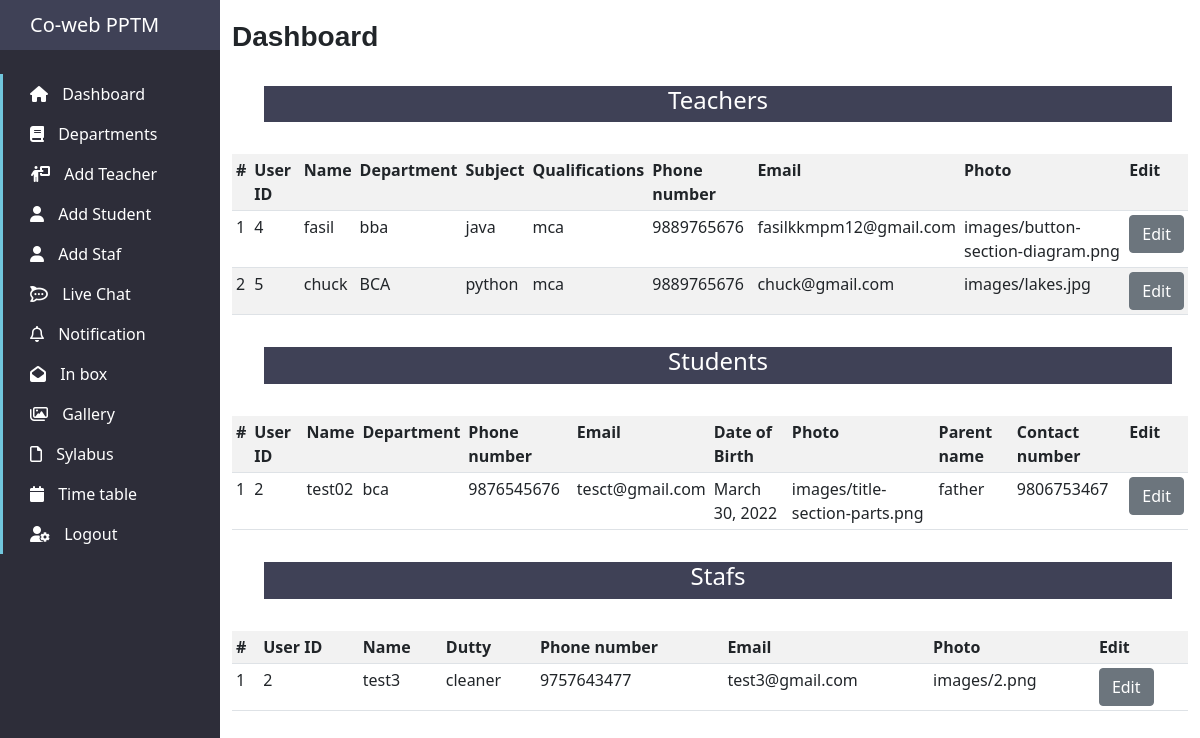
The app's page /manager/ (signed in), older data.
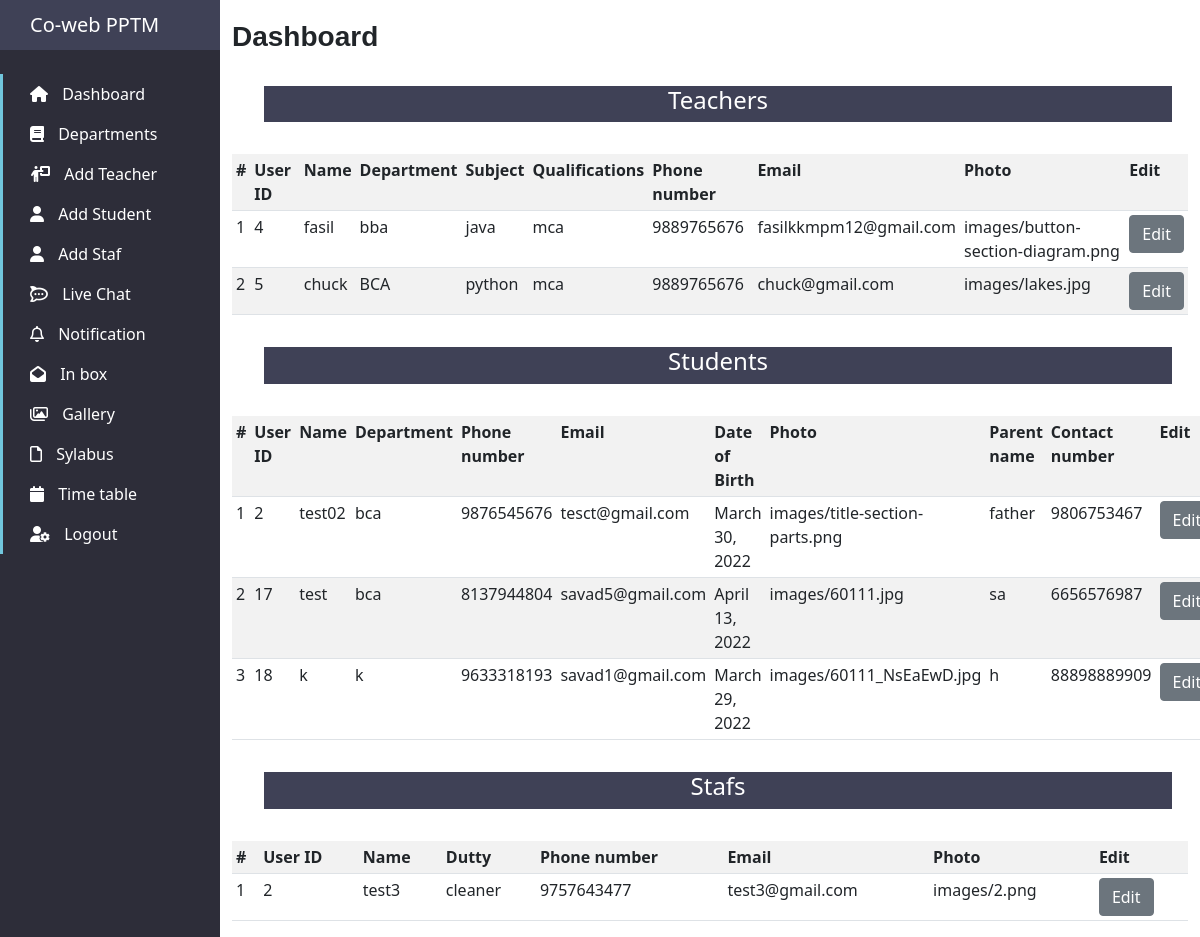
The same page, newer data.
### sitemanager/models.py (models this page shows)
class Teachers(models.Model):
          user = models.ForeignKey(User,on_delete=models.CASCADE,db_constraint=False)
          Department = models.CharField(max_length= 20,null=True)
          Subject = models.CharField(max_length=30)
          Qualifications = models.CharField(max_length=100)
          Phone_number = models.CharField(max_length=10)
          Photo =models.ImageField(null=True, blank=True, upload_to="images/",default="images/example3.jpg")

class Students(models.Model):
          user = models.ForeignKey(User,on_delete=models.CASCADE)
          Department = models.CharField(max_length= 20,null=True)
          Phone_number = models.CharField(max_length=10)
          DoB =models.DateField(null=True)
          Photo =models.ImageField(null=True, blank=True, upload_to="images/",default="images/example3.jpg")
          Parent_name =models.CharField(max_length=30)
          Contact_number =models.CharField(max_length=10)

class Staf(models.Model):
          user = models.ForeignKey(User,on_delete=models.CASCADE)
          Dutty = models.CharField(max_length= 20,null=True)
          Phone_number = models.CharField(max_length=10)
          Photo =models.ImageField(null=True, blank=True, upload_to="images/",default="images/example3.jpg")

### sitemanager/views.py (the view)
# urls.py: path("",views.dashboard,name="dashboard"),
@login_required(login_url='/manager/admin_login/')
def dashboard(request):
    if request.user.is_superuser:
        teachers = Teachers.objects.all()
        students = Students.objects.all()
        staf = Staf.objects.all()
        context ={'teachers':teachers,'students':students,'staf':staf}
        return render(request,"admin_dashboard.html",context)
    return redirect('/user/')

### sitemanager/templates/admin_dashboard.html (shortened to what this page needs)
{% extends 'admin_index.html' %}
{% block views %}
<h3>Dashboard</h3>
{% if teachers %}
<div class="heading"><h4>Teachers</h4></div>
<table  class="table table-hover table table-sm table table-striped">
          <tr>
          <th>#</th>
          <th>User ID</th>
          <th>Name</th>
          <th>Department</th>
          <th>Subject</th>
          <th>Qualifications</th>
          <th>Phone number</th>
          <th>Email</th>
          <th>Photo</th>
          <th>Edit</th>
          </tr>
          {% for item in teachers %}
          <tr>
                    <td>{{forloop.counter}}
                    <td>{{item.id}}</td>
                    <td>{{item.user.first_name}}</td>
                    <td>{{item.Department}}</td>
                    <td>{{item.Subject}}</td>
                    <td>{{item.Qualifications}}</td>
                    <td>{{item.Phone_number}}</td>
                    <td>{{item.user.email}}</td>
                    <td>{{item.Photo}}</td>
                    <td><a href="/manager/edit/teacher/{{item.id}}"><button class="btn btn-secondary">Edit</button></a></td>
          </tr>
          {% endfor %}
</table>
{% endif %}
{% if students %}
<div class="heading"><h4>Students</h4></div>
<table  class="table table-hover table table-sm table table-striped">
          <tr>
          <th>#</th>
          <th>User ID</th>
          <th>Name</th>
          <th>Department</th>
          <th>Phone number</th>
          <th>Email</th>
          <th>Date of Birth</th>
          <th>Photo</th>
          <th>Parent name</th>
          <th>Contact number</th>
          <th>Edit</th>
          </tr>
          {% for item in students %}
          <tr>
                    <td>{{forloop.counter}}
                    <td>{{item.id}}</td>
                    <td>{{item.user.first_name}}</td>
                    <td>{{item.Department}}</td>
                    <td>{{item.Phone_number}}</td>
                    <td>{{item.user.email}}</td>
                    <td>{{item.DoB}}</td>
                    <td>{{item.Photo}}</td>
                    <td>{{item.Parent_name}}</td>
                    <td>{{item.Contact_number}}</td>
                    <td><a href="/manager/edit/student/{{item.id}}"><button class="btn btn-secondary">Edit</button></a></td>
          </tr>
          {% endfor %}
</table>
{% endif %}
{% if staf %}
<div class="heading"><h4>Stafs</h4></div>
<table  class="table table-hover table table-sm table table-striped">
          <tr>
          <th>#</th>
          <th>User ID</th>
          <th>Name</th>
          <th>Dutty</th>
          <th>Phone number</th>
          <th>Email</th>
          <th>Photo</th>
          <th>Edit</th>
          </tr>
          {% for item in staf %}
          <tr>
                    <td>{{forloop.counter}}
                    <td>{{item.id}}</td>
                    <td>{{item.user.first_name}}</td>
                    <td>{{item.Dutty}}</td>
                    <td>{{item.Phone_number}}</td>
                    <td>{{item.user.email}}</td>
                    <td>{{item.Photo}}</td>
                    <td><a href="/manager/edit/staf/{{item.id}}"><button class="btn btn-secondary">Edit</button></a></td>
          </tr>
          {% endfor %}
</table>
{% endif %}
{% endblock views %}

Row changes from the older to the newer data that the page shows:
added Students: id "17", user.first_name "test", Department "bca", Phone_number "8137944804", user.email "savad5@gmail.com", DoB "April 13, 2022", Photo "images/60111.jpg", Parent_name "sa", Contact_number "6656576987"
added Students: id "18", user.first_name "k", Department "k", Phone_number "9633318193", user.email "savad1@gmail.com", DoB "March 29, 2022", Photo "images/60111_NsEaEwD.jpg", Parent_name "h", Contact_number "88898889909"
